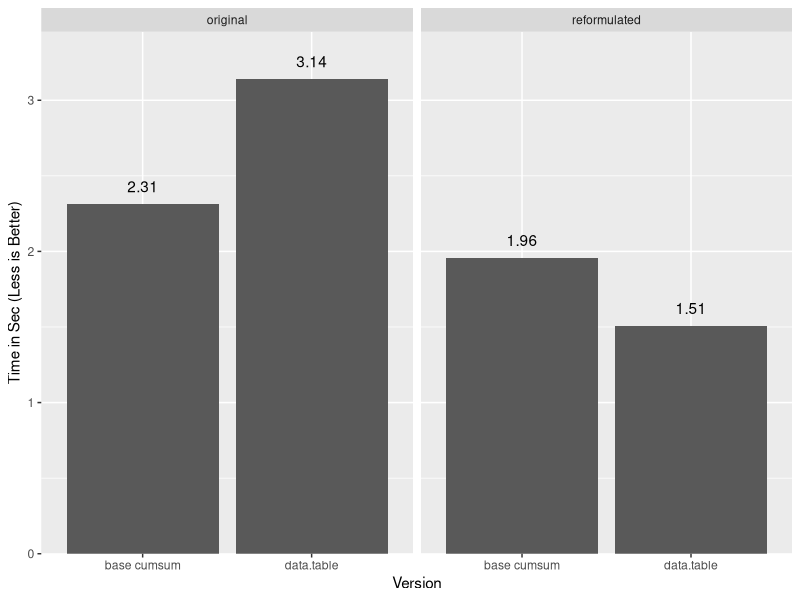
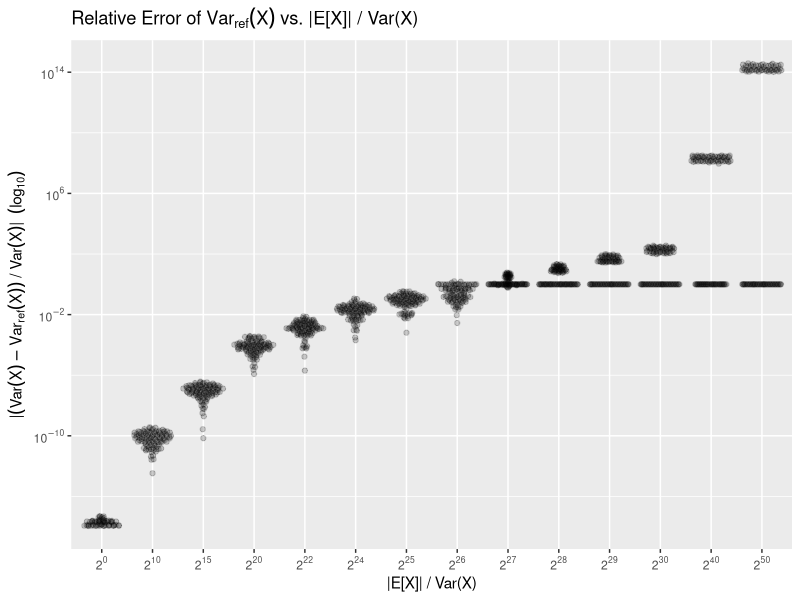
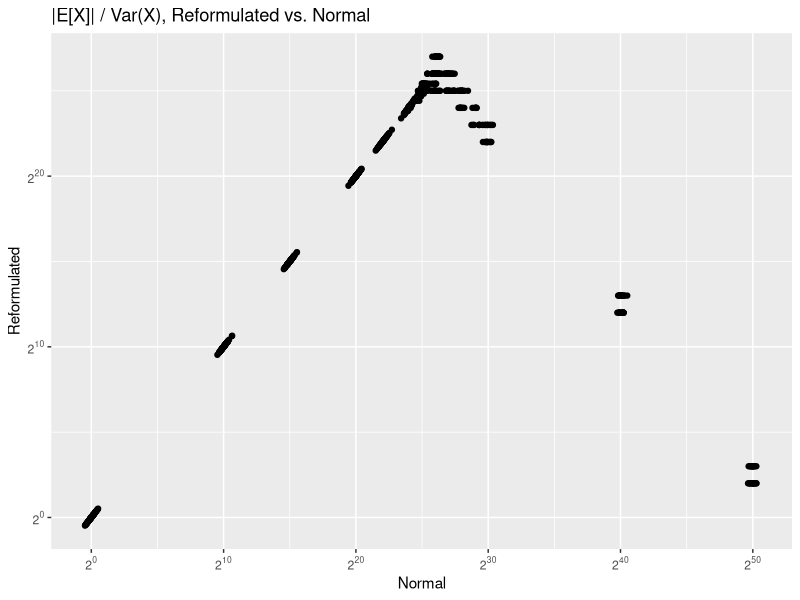

These charts were generated, in order, by the following R code: (Note: this script raises an error after producing the figures.)
## ---- chunk 1
options(digits=3, datatable.print.topn=2)
knitr::opts_chunk$set(comment = "", fig.align='center', error=TRUE)
library(ggplot2)
library(ggbeeswarm)
## ---- chunk 2
X <- runif(100)
all.equal(
  mean((X - mean(X))^3),
  mean(X^3) - 3 * mean(X^2) * mean(X) + 2 * mean(X) ^3
)
## ---- chunk 3
funs <- c('original', 'original', 'reformulated', 'reformulated')
times <- data.frame(
  Function=factor(funs, levels=unique(funs)),
  Version=c('data.table', 'base cumsum', 'data.table', 'base cumsum'),
  time=c(3.139, 2.312, 1.507, 1.957)
)
ggplot(times, aes(x=Version, y=time)) +
  geom_col() +
  facet_grid(.~Function, scales='free_x', space='free_x') +
  ylab("Time in Sec (Less is Better)") +
  geom_text(aes(label=sprintf("%0.2f", time)), vjust=-1) +
  scale_y_continuous(expand=expand_scale(mult=c(0, .1)))
## ---- chunk 4
X <- c(2^52 + 1, 2^52 - 1)
mean(X)
mean((X - mean(X))^2)            # "normal" calc
mean(X^2) - mean(X)^2            # "reformulated" calc
## ---- chunk 5
identical(
  2^104 + 2^53,
  2^104 + 2^53 + 2^0
)
## ---- chunk 6
#ns <- c(10, 100, 1000)
ns <- c(100)
ratios <- c(0, 10, 15, 20, 22, 24, 25, 26, 27, 28, 29, 30, 40, 50)
reps <- 100
res <- array(
  numeric(), dim=c(reps, length(ratios), length(ns), 3),
  dimnames=list(NULL, paste0("2^", ratios), ns, c('normal', 'reformulate','mean'))
)
dat <- array(
  list(), dim=c(reps, length(ratios), length(ns)),
  dimnames=list(NULL, paste0("2^", ratios), ns)
)
set.seed(42)
for(i in seq_len(reps)) {
  for(ri in seq_along(ratios)) {
    for(ni in seq_along(ns)) {
      X <- rnorm(ns[ni], mean=2^ratios[ri], sd=1)
      UX <- mean(X)
      dat[[i, ri, ni]] <- X
      res[i, ri, ni, 'normal'] <- mean((X - UX)^2)
      res[i, ri, ni, 'reformulate'] <- mean(X^2) - UX^2
      res[i, ri, ni, 'mean'] <- UX
    }
  }
}
res.rat <- (res[,,1,'normal'] - res[,,1,'reformulate'])/res[,,1,'normal']
library(reshape2)
res.df <- melt(res.rat)
library(ggplot2)
library(ggbeeswarm)
format_log_2 <- function(x) parse(text=paste0('2^', x))
format_log_10 <- function(x) parse(text=paste("10^", log10(x)))

ggplot(res.df) +
  geom_quasirandom(aes(Var2, y=abs(value)), alpha=0.2) +
  scale_y_log10(label=format_log_10) +
  scale_x_discrete(label=function(x) parse(text=x)) +
  ylab(expression(paste("|", (Var(X) - Var[ref](X)), " / ", Var(X), "|  ", (log[10])))) +
  xlab('|E[X]| / Var(X)') +
  ggtitle(
    expression(paste('Relative Error of ', Var[ref](X), ' vs. |E[X]| / Var(X)'))
  )
## ---- chunk 7
res.comp <- data.frame(
  reformulate=c(res[,,1,'mean']/res[,,1,'reformulate']),
  normal=c(res[,,1,'mean']/res[,,1,'normal'])
)
ggplot(subset(res.comp, is.finite(reformulate))) +
  geom_point(aes(log2(normal), log2(reformulate))) +
  ylab('Reformulated') +
  xlab('Normal') +
  scale_y_continuous(label=format_log_2) +
  scale_x_continuous(label=format_log_2) +
  ggtitle("|E[X]| / Var(X), Reformulated vs. Normal")
## ---- chunk 8

## ---- chunk 9
plot.new()
res2 <- as.data.frame(res[,,'100','reformulate'])
dat <- res2[paste0('2^', c(0, 15, 20, 24, 26, 30))]
lim <- 320
nrow <- 1
old.par <- par(mfrow=c(nrow,ceiling(ncol(dat)/nrow)), mar=c(.5, .25, 2, .25))
for(i in names(dat)) {
  suppressWarnings(plot(bin_rep(head(dat[[i]], lim))))
  title(i)
}
## ---- chunk 10
set.seed(42)
n <- 100
cov <- var <- slope <- numeric(n)
for(i in seq_len(n)) {
  X <- sort(rnorm(100, 2^26))
  Y <- sort(rnorm(100, 2^4))
  cov[i] <- mean(X*Y) - mean(X) * mean(Y)
  var[i] <- mean(X^2) - mean(X)^2
  slope[i] <- cov[i] / var[i]
}
plot.new()
dat <- list(`Slope(X,Y)`=slope, `Var(X)`=var, `Cov(X,Y)`=cov)
dat <- lapply(dat, function(x) x[is.finite(dat[[1]])])
lim <- 320
nrow <- 1
cols <- length(dat)
old.par <- par(mfrow=c(nrow,ceiling(cols/nrow)), mar=c(.5, .25, 2, .25))
for(i in names(dat)) {
  suppressWarnings(plot(bin_rep(head(dat[[i]], lim))))
  title(i)
}
## ---- chunk 11

## ---- chunk 12

## ---- chunk 13
# requires double `x` of length > 0, and positive scalar `bits`
# assumes little endian byte order.  Not tested with NA or infinite values.

has_precision_bits <- function(x, bits) {
  n <- 53 - min(c(bits-1, 53))
  mask.full <- n %/% 8
  mask.extra <- n %% 8
  mask <- as.raw(c(
    rep(255, mask.full),
    if(mask.extra) 2^(mask.extra) - 1,
    rep(0, 8 - (mask.full + (mask.extra > 0)))
  ) )
  colSums(matrix(as.logical(writeBin(x, raw()) & mask), nrow=8)) > 0
}
